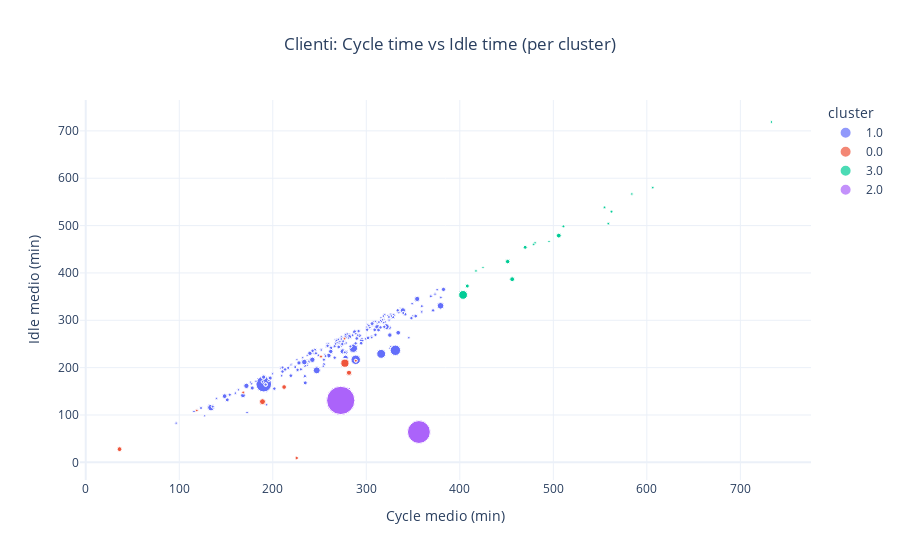

Source (notebook cell):
### Code cell
fig = px.scatter(
    dfc,
    x="avg_cycle_min",
    y="avg_idle_min",
    color="cluster",
    size="missions_count",
    hover_data=["place_id_str", "city", "provincia", "Hub", "pct_idle_missions"],
    title="Clienti: Cycle time vs Idle time (per cluster)",
    labels={"avg_cycle_min": "Cycle medio (min)", "avg_idle_min": "Idle medio (min)"}
)
fig.update_layout(template=TEMPLATE, title_x=0.5)
fig.show()

### Figure 1 — Plotly figure (JSON) as saved in the notebook; plotly's stock layout.template omitted (floating-point values rounded to 4 significant figures; data arrays with more than 128 entries replaced by an {"elided": "..."} marker saying what was removed)
{"data": [{"customdata": {"elided": "814x5 mixed values"}, "hovertemplate": "cluster=1.0<br>Cycle medio (min)=%{x}<br>Idle medio (min)=%{y}<br>missions_count=%{marker.size}<br>place_id_str=%{customdata[0]}<br>city=%{customdata[1]}<br>provincia=%{customdata[2]}<br>Hub=%{customdata[3]}<br>pct_idle_missions=%{customdata[4]}<extra></extra>", "legendgroup": "1.0", "marker": {"color": "#636efa", "size": {"elided": "814 int values"}, "sizemode": "area", "sizeref": 3.607, "symbol": "circle"}, "mode": "markers", "name": "1.0", "orientation": "v", "showlegend": true, "type": "scatter", "x": {"elided": "814 float values"}, "xaxis": "x", "y": {"elided": "814 float values"}, "yaxis": "y"}, {"customdata": {"elided": "58x5 mixed values"}, "hovertemplate": "cluster=0.0<br>Cycle medio (min)=%{x}<br>Idle medio (min)=%{y}<br>missions_count=%{marker.size}<br>place_id_str=%{customdata[0]}<br>city=%{customdata[1]}<br>provincia=%{customdata[2]}<br>Hub=%{customdata[3]}<br>pct_idle_missions=%{customdata[4]}<extra></extra>", "legendgroup": "0.0", "marker": {"color": "#EF553B", "size": [42, 42, 42, 42, 42, 42, 12, 12, 12, 48, 48, 48, 48, 48, 48, 48, 48, 120, 120, 120, 120, 120, 120, 120, 120, 120, 120, 120, 120, 120, 120, 120, 21, 21, 21, 15, 15, 15, 12, 12, 12, 18, 18, 40, 40, 40, 40, 40, 15, 15, 15, 63, 63, 63, 63, 63, 63, 63], "sizemode": "area", "sizeref": 3.607, "symbol": "circle"}, "mode": "markers", "name": "0.0", "orientation": "v", "showlegend": true, "type": "scatter", "x": [36.14, 36.14, 36.14, 36.14, 36.14, 36.14, 276.8, 276.8, 276.8, 281.5, 281.5, 281.5, 281.5, 281.5, 281.5, 281.5, 281.5, 277.1, 277.1, 277.1, 277.1, 277.1, 277.1, 277.1, 277.1, 277.1, 277.1, 277.1, 277.1, 277.1, 277.1, 277.1, 225.6, 225.6, 225.6, 168.4, 168.4, 168.4, 118.8, 118.8, 118.8, 251.6, 251.6, 212.1, 212.1, 212.1, 212.1, 212.1, 288.8, 288.8, 288.8, 189.0, 189.0, 189.0, 189.0, 189.0, 189.0, 189.0], "xaxis": "x", "y": [27.85, 27.85, 27.85, 27.85, 27.85, 27.85, 261.2, 261.2, 261.2, 189.2, 189.2, 189.2, 189.2, 189.2, 189.2, 189.2, 189.2, 209.4, 209.4, 209.4, 209.4, 209.4, 209.4, 209.4, 209.4, 209.4, 209.4, 209.4, 209.4, 209.4, 209.4, 209.4, 9.179, 9.179, 9.179, 147.6, 147.6, 147.6, 109.6, 109.6, 109.6, 223.4, 223.4, 159.0, 159.0, 159.0, 159.0, 159.0, 214.6, 214.6, 214.6, 128.1, 128.1, 128.1, 128.1, 128.1, 128.1, 128.1], "yaxis": "y"}, {"customdata": {"elided": "67x5 mixed values"}, "hovertemplate": "cluster=3.0<br>Cycle medio (min)=%{x}<br>Idle medio (min)=%{y}<br>missions_count=%{marker.size}<br>place_id_str=%{customdata[0]}<br>city=%{customdata[1]}<br>provincia=%{customdata[2]}<br>Hub=%{customdata[3]}<br>pct_idle_missions=%{customdata[4]}<extra></extra>", "legendgroup": "3.0", "marker": {"color": "#00cc96", "size": [14, 14, 15, 15, 15, 12, 12, 12, 12, 12, 12, 12, 140, 140, 140, 140, 140, 140, 140, 140, 140, 140, 12, 12, 12, 36, 36, 36, 36, 36, 36, 15, 15, 15, 10, 10, 42, 42, 42, 42, 42, 42, 42, 42, 42, 42, 42, 42, 42, 27, 27, 27, 12, 12, 12, 10, 10, 16, 16, 12, 12, 28, 28, 28, 28, 12, 12], "sizemode": "area", "sizeref": 3.607, "symbol": "circle"}, "mode": "markers", "name": "3.0", "orientation": "v", "showlegend": true, "type": "scatter", "x": [417.3, 417.3, 510.8, 510.8, 510.8, 584.0, 584.0, 584.0, 584.0, 733.2, 733.2, 733.2, 403.5, 403.5, 403.5, 403.5, 403.5, 403.5, 403.5, 403.5, 403.5, 403.5, 554.8, 554.8, 554.8, 451.2, 451.2, 451.2, 451.2, 451.2, 451.2, 562.2, 562.2, 562.2, 424.8, 424.8, 505.8, 505.8, 505.8, 505.8, 505.8, 505.8, 505.8, 456.0, 456.0, 456.0, 456.0, 456.0, 456.0, 469.9, 469.9, 469.9, 558.8, 558.8, 558.8, 495.4, 495.4, 479.1, 479.1, 606.3, 606.3, 408.0, 408.0, 408.0, 408.0, 480.5, 480.5], "xaxis": "x", "y": [404.2, 404.2, 498.4, 498.4, 498.4, 566.7, 566.7, 566.7, 566.7, 718.7, 718.7, 718.7, 353.6, 353.6, 353.6, 353.6, 353.6, 353.6, 353.6, 353.6, 353.6, 353.6, 538.4, 538.4, 538.4, 424.0, 424.0, 424.0, 424.0, 424.0, 424.0, 529.4, 529.4, 529.4, 411.7, 411.7, 478.8, 478.8, 478.8, 478.8, 478.8, 478.8, 478.8, 386.7, 386.7, 386.7, 386.7, 386.7, 386.7, 454.1, 454.1, 454.1, 504.1, 504.1, 504.1, 466.4, 466.4, 460.4, 460.4, 580.1, 580.1, 372.3, 372.3, 372.3, 372.3, 463.6, 463.6], "yaxis": "y"}, {"customdata": {"elided": "52x5 mixed values"}, "hovertemplate": "cluster=2.0<br>Cycle medio (min)=%{x}<br>Idle medio (min)=%{y}<br>missions_count=%{marker.size}<br>place_id_str=%{customdata[0]}<br>city=%{customdata[1]}<br>provincia=%{customdata[2]}<br>Hub=%{customdata[3]}<br>pct_idle_missions=%{customdata[4]}<extra></extra>", "legendgroup": "2.0", "marker": {"color": "#ab63fa", "size": [1443, 1443, 1443, 1443, 1443, 1443, 1443, 1443, 1443, 1443, 1443, 1443, 1443, 1443, 1443, 1443, 1443, 1443, 1443, 1443, 1443, 1443, 1443, 1443, 1443, 1443, 1443, 1443, 1443, 1443, 1443, 1443, 1443, 1443, 1443, 1443, 1443, 945, 945, 945, 945, 945, 945, 945, 945, 945, 945, 945, 945, 945, 945, 945], "sizemode": "area", "sizeref": 3.607, "symbol": "circle"}, "mode": "markers", "name": "2.0", "orientation": "v", "showlegend": true, "type": "scatter", "x": [272.7, 272.7, 272.7, 272.7, 272.7, 272.7, 272.7, 272.7, 272.7, 272.7, 272.7, 272.7, 272.7, 272.7, 272.7, 272.7, 272.7, 272.7, 272.7, 272.7, 272.7, 272.7, 272.7, 272.7, 272.7, 272.7, 272.7, 272.7, 272.7, 272.7, 272.7, 272.7, 272.7, 272.7, 272.7, 272.7, 272.7, 356.3, 356.3, 356.3, 356.3, 356.3, 356.3, 356.3, 356.3, 356.3, 356.3, 356.3, 356.3, 356.3, 356.3, 356.3], "xaxis": "x", "y": [130.8, 130.8, 130.8, 130.8, 130.8, 130.8, 130.8, 130.8, 130.8, 130.8, 130.8, 130.8, 130.8, 130.8, 130.8, 130.8, 130.8, 130.8, 130.8, 130.8, 130.8, 130.8, 130.8, 130.8, 130.8, 130.8, 130.8, 130.8, 130.8, 130.8, 130.8, 130.8, 130.8, 130.8, 130.8, 130.8, 130.8, 64.04, 64.04, 64.04, 64.04, 64.04, 64.04, 64.04, 64.04, 64.04, 64.04, 64.04, 64.04, 64.04, 64.04, 64.04], "yaxis": "y"}], "layout": {"legend": {"itemsizing": "constant", "title": {"text": "cluster"}, "tracegroupgap": 0}, "title": {"text": "Clienti: Cycle time vs Idle time (per cluster)", "x": 0.5}, "xaxis": {"anchor": "y", "domain": [0, 1], "title": {"text": "Cycle medio (min)"}}, "yaxis": {"anchor": "x", "domain": [0, 1], "title": {"text": "Idle medio (min)"}}}}
